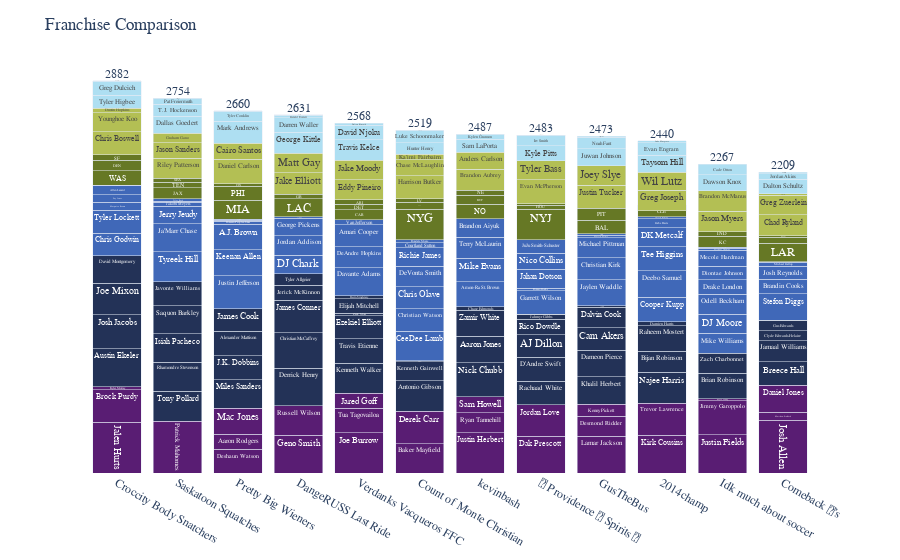

Notebook cell for this chart:
### Markdown cell above
# Roster Optimizer

### Code cell
#from ffpackage.analysis import starterSelector
# Choose a roster for each franchise based on their league's number of available slots
optimized = rosterOptimizer(full)
# Get relative points
optimized = getRelProjs(optimized)
# Sum points across the season
optimized = getSeasonTotals(optimized)
# Visualize
fig = compareFranchises(optimized, how='absolute')
fig.show()

### Figure 1 — Plotly figure (JSON) as saved in the notebook; plotly's stock layout.template omitted (floating-point values rounded to 4 significant figures; data arrays with more than 128 entries replaced by an {"elided": "..."} marker saying what was removed)
{"data": [{"alignmentgroup": "True", "customdata": [[193.4, "Josh Allen", "QB"], [185.9, "Patrick Mahomes", "QB"], [178.4, "Jalen Hurts", "QB"], [102.9, "Joe Burrow", "QB"], [83.7, "Kirk Cousins", "QB"], [104.9, "Justin Herbert", "QB"], [77.94, "Lamar Jackson", "QB"], [85.86, "Geno Smith", "QB"], [77.52, "Dak Prescott", "QB"], [89.02, "Justin Fields", "QB"], [47.67, "Tua Tagovailoa", "QB"], [25.79, "Jared Goff", "QB"], [58.7, "Jimmy Garoppolo", "QB"], [42.65, "Trevor Lawrence", "QB"], [22.93, "Ryan Tannehill", "QB"], [23.7, "Baker Mayfield", "QB"], [10.66, "Matthew Stafford", "QB"], [43.65, "Derek Carr", "QB"], [39.49, "Jordan Love", "QB"], [46.41, "Brock Purdy", "QB"], [28.59, "Deshaun Watson", "QB"], [43.16, "Daniel Jones", "QB"], [22.79, "Sam Howell", "QB"], [17.36, "Aaron Rodgers", "QB"], [21.0, "Mac Jones", "QB"], [22.28, "Russell Wilson", "QB"], [12.06, "Desmond Ridder", "QB"], [1.99, "Bryce Young", "QB"], [4.43, "Kenny Pickett", "QB"], [0, "Kyler Murray", "QB"]], "hovertemplate": "<b>%{hovertext}</b><br><br>Predicted Points=%{y}<br>Relative Value=%{customdata[0]}<extra></extra>", "hovertext": ["Josh Allen", "Patrick Mahomes", "Jalen Hurts", "Joe Burrow", "Kirk Cousins", "Justin Herbert", "Lamar Jackson", "Geno Smith", "Dak Prescott", "Justin Fields", "Tua Tagovailoa", "Jared Goff", "Jimmy Garoppolo", "Trevor Lawrence", "Ryan Tannehill", "Baker Mayfield", "Matthew Stafford", "Derek Carr", "Jordan Love", "Brock Purdy", "Deshaun Watson", "Daniel Jones", "Sam Howell", "Aaron Rodgers", "Mac Jones", "Russell Wilson", "Desmond Ridder", "Bryce Young", "Kenny Pickett", "Kyler Murray"], "legendgroup": "QB", "marker": {"color": "#591D73", "pattern": {"shape": ""}}, "name": "QB", "offsetgroup": "QB", "orientation": "v", "showlegend": true, "text": ["Josh Allen", "Patrick Mahomes", "Jalen Hurts", "Joe Burrow", "Kirk Cousins", "Justin Herbert", "Lamar Jackson", "Geno Smith", "Dak Prescott", "Justin Fields", "Tua Tagovailoa", "Jared Goff", "Jimmy Garoppolo", "Trevor Lawrence", "Ryan Tannehill", "Baker Mayfield", "Matthew Stafford", "Derek Carr", "Jordan Love", "Brock Purdy", "Deshaun Watson", "Daniel Jones", "Sam Howell", "Aaron Rodgers", "Mac Jones", "Russell Wilson", "Desmond Ridder", "Bryce Young", "Kenny Pickett", "Kyler Murray"], "textposition": "inside", "type": "bar", "x": ["Comeback 👑’s", "Saskatoon Squatches ", "Croccity Body Snatchers", "Verdanks Vacqueros FFC", "2014champ", "kevinbash", "GusTheBus", "DangeRUSS Last Ride", "📜 Providence 🪬 Spirits 🥂", "Idk much about soccer ", "Verdanks Vacqueros FFC", "Verdanks Vacqueros FFC", "Idk much about soccer ", "2014champ", "kevinbash", "Count of Monte Christian", "Comeback 👑’s", "Count of Monte Christian", "📜 Providence 🪬 Spirits 🥂", "Croccity Body Snatchers", "Pretty Big Wieners", "Comeback 👑’s", "kevinbash", "Pretty Big Wieners", "Pretty Big Wieners", "DangeRUSS Last Ride", "GusTheBus", "Idk much about soccer ", "GusTheBus", "Croccity Body Snatchers"], "xaxis": "x", "y": [385.7, 379.8, 372.3, 295.0, 276.0, 297.5, 270.2, 278.5, 269.6, 281.3, 181.3, 108.9, 251.0, 237.2, 144.6, 216.3, 59.29, 237.0, 231.2, 240.9, 173.3, 198.9, 117.4, 112.9, 189.6, 216.8, 146.2, 14.12, 86.87, 20.38], "yaxis": "y"}, {"alignmentgroup": "True", "customdata": {"elided": "53x3 mixed values"}, "hovertemplate": "<b>%{hovertext}</b><br><br>Predicted Points=%{y}<br>Relative Value=%{customdata[0]}<extra></extra>", "hovertext": ["Austin Ekeler", "Derrick Henry", "Christian McCaffrey", "Josh Jacobs", "Nick Chubb", "James Conner", "Joe Mixon", "Kenneth Walker", "Miles Sanders", "Najee Harris", "Antonio Gibson", "Tony Pollard", "Rhamondre Stevenson", "Isiah Pacheco", "Bijan Robinson", "Travis Etienne", "J.K. Dobbins", "Khalil Herbert", "Saquon Barkley", "David Montgomery", "Aaron Jones", "Dameon Pierce", "Brian Robinson", "Rachaad White", "Alexander Mattison", "Javonte Williams", "D'Andre Swift", "Raheem Mostert", "Cam Akers", "Zamir White", "AJ Dillon", "Breece Hall", "Jamaal Williams", "Ezekiel Elliott", "James Cook", "Jerick McKinnon", "Tyler Allgeier", "Rico Dowdle", "Dalvin Cook", "Zack Moss", "Kenneth Gainwell", "Jahmyr Gibbs", "Zach Charbonnet", "Elijah Mitchell", "Damien Harris", "Devin Singletary", "Chase Edmonds", "Clyde Edwards-Helaire", "Samaje Perine", "Gus Edwards", "Matt Breida", "Roschon Johnson", "Jaleel McLaughlin"], "legendgroup": "RB", "marker": {"color": "#233257", "pattern": {"shape": ""}}, "name": "RB", "offsetgroup": "RB", "orientation": "v", "showlegend": true, "text": ["Austin Ekeler", "Derrick Henry", "Christian McCaffrey", "Josh Jacobs", "Nick Chubb", "James Conner", "Joe Mixon", "Kenneth Walker", "Miles Sanders", "Najee Harris", "Antonio Gibson", "Tony Pollard", "Rhamondre Stevenson", "Isiah Pacheco", "Bijan Robinson", "Travis Etienne", "J.K. Dobbins", "Khalil Herbert", "Saquon Barkley", "David Montgomery", "Aaron Jones", "Dameon Pierce", "Brian Robinson", "Rachaad White", "Alexander Mattison", "Javonte Williams", "D'Andre Swift", "Raheem Mostert", "Cam Akers", "Zamir White", "AJ Dillon", "Breece Hall", "Jamaal Williams", "Ezekiel Elliott", "James Cook", "Jerick McKinnon", "Tyler Allgeier", "Rico Dowdle", "Dalvin Cook", "Zack Moss", "Kenneth Gainwell", "Jahmyr Gibbs", "Zach Charbonnet", "Elijah Mitchell", "Damien Harris", "Devin Singletary", "Chase Edmonds", "Clyde Edwards-Helaire", "Samaje Perine", "Gus Edwards", "Matt Breida", "Roschon Johnson", "Jaleel McLaughlin"], "textposition": "inside", "type": "bar", "x": ["Croccity Body Snatchers", "DangeRUSS Last Ride", "DangeRUSS Last Ride", "Croccity Body Snatchers", "kevinbash", "DangeRUSS Last Ride", "Croccity Body Snatchers", "Verdanks Vacqueros FFC", "Pretty Big Wieners", "2014champ", "Count of Monte Christian", "Saskatoon Squatches ", "Saskatoon Squatches ", "Saskatoon Squatches ", "2014champ", "Verdanks Vacqueros FFC", "Pretty Big Wieners", "GusTheBus", "Saskatoon Squatches ", "Croccity Body Snatchers", "kevinbash", "GusTheBus", "Idk much about soccer ", "📜 Providence 🪬 Spirits 🥂", "Pretty Big Wieners", "Saskatoon Squatches ", "📜 Providence 🪬 Spirits 🥂", "2014champ", "GusTheBus", "kevinbash", "📜 Providence 🪬 Spirits 🥂", "Comeback 👑’s", "Comeback 👑’s", "Verdanks Vacqueros FFC", "Pretty Big Wieners", "DangeRUSS Last Ride", "DangeRUSS Last Ride", "📜 Providence 🪬 Spirits 🥂", "GusTheBus", "Verdanks Vacqueros FFC", "Count of Monte Christian", "📜 Providence 🪬 Spirits 🥂", "Idk much about soccer ", "Verdanks Vacqueros FFC", "2014champ", "Verdanks Vacqueros FFC", "kevinbash", "Comeback 👑’s", "GusTheBus", "Comeback 👑’s", "Count of Monte Christian", "📜 Providence 🪬 Spirits 🥂", "Comeback 👑’s"], "xaxis": "x", "y": [280.5, 274.3, 262.2, 249.1, 250.1, 237.0, 231.8, 222.3, 208.6, 225.3, 223.6, 221.4, 213.3, 207.2, 155.0, 177.2, 177.1, 204.0, 205.3, 200.3, 194.2, 192.9, 185.4, 173.2, 180.9, 177.6, 176.6, 186.4, 168.2, 191.9, 166.1, 171.9, 156.1, 170.4, 163.2, 108.5, 84.6, 113.5, 149.9, 18.87, 140.3, 33.29, 147.9, 105.4, 32.93, 20.9, 26.39, 73.83, 11.21, 73.15, 7.205, 2.368, 1.51], "yaxis": "y"}, {"alignmentgroup": "True", "customdata": {"elided": "67x3 mixed values"}, "hovertemplate": "<b>%{hovertext}</b><br><br>Predicted Points=%{y}<br>Relative Value=%{customdata[0]}<extra></extra>", "hovertext": ["Justin Jefferson", "Tyreek Hill", "CeeDee Lamb", "Davante Adams", "Ja'Marr Chase", "Keenan Allen", "Stefon Diggs", "Cooper Kupp", "Deebo Samuel", "Jaylen Waddle", "A.J. Brown", "Christian Watson", "Amon-Ra St. Brown", "Mike Evans", "Garrett Wilson", "Chris Godwin", "Tyler Lockett", "Christian Kirk", "Tee Higgins", "Romeo Doubs", "Chris Olave", "DeAndre Hopkins", "Jahan Dotson", "Amari Cooper", "DK Metcalf", "DeVonta Smith", "Terry McLaurin", "Nico Collins", "Michael Pittman", "Mike Williams", "DJ Moore", "Gabe Davis", "DJ Chark", "Odell Beckham", "Jordan Addison", "Drake London", "Marquise Brown", "JuJu Smith-Schuster", "Brandon Aiyuk", "Diontae Johnson", "Jerry Jeudy", "Zay Jones", "George Pickens", "Mecole Hardman", "Richie James", "Calvin Ridley", "Allen Lazard", "Courtland Sutton", "Michael Thomas", "Van Jefferson", "Brandin Cooks", "Donovan Peoples-Jones", "Jakobi Meyers", "Darnell Mooney", "K.J. Osborn", "Rondale Moore", "Adam Thielen", "Josh Reynolds", "Tyler Boyd", "Marvin Mims", "Hunter Renfrow", "Michael Gallup", "Robert Woods", "Kadarius Toney", "Randall Cobb", "Chase Claypool", "Nelson Agholor"], "legendgroup": "WR", "marker": {"color": "#4068B8", "pattern": {"shape": ""}}, "name": "WR", "offsetgroup": "WR", "orientation": "v", "showlegend": true, "text": ["Justin Jefferson", "Tyreek Hill", "CeeDee Lamb", "Davante Adams", "Ja'Marr Chase", "Keenan Allen", "Stefon Diggs", "Cooper Kupp", "Deebo Samuel", "Jaylen Waddle", "A.J. Brown", "Christian Watson", "Amon-Ra St. Brown", "Mike Evans", "Garrett Wilson", "Chris Godwin", "Tyler Lockett", "Christian Kirk", "Tee Higgins", "Romeo Doubs", "Chris Olave", "DeAndre Hopkins", "Jahan Dotson", "Amari Cooper", "DK Metcalf", "DeVonta Smith", "Terry McLaurin", "Nico Collins", "Michael Pittman", "Mike Williams", "DJ Moore", "Gabe Davis", "DJ Chark", "Odell Beckham", "Jordan Addison", "Drake London", "Marquise Brown", "JuJu Smith-Schuster", "Brandon Aiyuk", "Diontae Johnson", "Jerry Jeudy", "Zay Jones", "George Pickens", "Mecole Hardman", "Richie James", "Calvin Ridley", "Allen Lazard", "Courtland Sutton", "Michael Thomas", "Van Jefferson", "Brandin Cooks", "Donovan Peoples-Jones", "Jakobi Meyers", "Darnell Mooney", "K.J. Osborn", "Rondale Moore", "Adam Thielen", "Josh Reynolds", "Tyler Boyd", "Marvin Mims", "Hunter Renfrow", "Michael Gallup", "Robert Woods", "Kadarius Toney", "Randall Cobb", "Chase Claypool", "Nelson Agholor"], "textposition": "inside", "type": "bar", "x": ["Pretty Big Wieners", "Saskatoon Squatches ", "Count of Monte Christian", "Verdanks Vacqueros FFC", "Saskatoon Squatches ", "Pretty Big Wieners", "Comeback 👑’s", "2014champ", "2014champ", "GusTheBus", "Pretty Big Wieners", "Count of Monte Christian", "kevinbash", "kevinbash", "📜 Providence 🪬 Spirits 🥂", "Croccity Body Snatchers", "Croccity Body Snatchers", "GusTheBus", "2014champ", "📜 Providence 🪬 Spirits 🥂", "Count of Monte Christian", "Verdanks Vacqueros FFC", "📜 Providence 🪬 Spirits 🥂", "Verdanks Vacqueros FFC", "2014champ", "Count of Monte Christian", "kevinbash", "📜 Providence 🪬 Spirits 🥂", "GusTheBus", "Idk much about soccer ", "Idk much about soccer ", "2014champ", "DangeRUSS Last Ride", "Idk much about soccer ", "DangeRUSS Last Ride", "Idk much about soccer ", "Croccity Body Snatchers", "📜 Providence 🪬 Spirits 🥂", "kevinbash", "Idk much about soccer ", "Saskatoon Squatches ", "Croccity Body Snatchers", "DangeRUSS Last Ride", "Idk much about soccer ", "Count of Monte Christian", "2014champ", "Croccity Body Snatchers", "Count of Monte Christian", "Idk much about soccer ", "Verdanks Vacqueros FFC", "Comeback 👑’s", "Pretty Big Wieners", "Saskatoon Squatches ", "Saskatoon Squatches ", "Croccity Body Snatchers", "Count of Monte Christian", "Idk much about soccer ", "Comeback 👑’s", "Saskatoon Squatches ", "GusTheBus", "GusTheBus", "Comeback 👑’s", "Pretty Big Wieners", "Pretty Big Wieners", "Comeback 👑’s", "DangeRUSS Last Ride", "kevinbash"], "xaxis": "x", "y": [242.6, 221.7, 215.8, 207.7, 204.4, 191.3, 196.2, 179.1, 193.8, 189.4, 188.2, 167.1, 184.4, 169.5, 174.1, 167.2, 167.9, 162.1, 176.0, 18.64, 159.9, 154.3, 137.1, 162.0, 141.1, 151.7, 154.7, 120.3, 147.7, 145.8, 140.2, 65.55, 136.3, 146.6, 144.6, 106.8, 57.23, 99.01, 135.3, 100.5, 128.2, 57.77, 130.1, 115.3, 136.2, 13.37, 63.05, 37.98, 15.05, 35.08, 107.1, 22.74, 29.66, 7.65, 7.025, 20.19, 6.835, 96.2, 18.18, 17.7, 10.88, 27.13, 5.15, 9.925, 3.176, 9.055, 3.27], "yaxis": "y"}, {"alignmentgroup": "True", "customdata": [[324.7, "NYJ", "DEF"], [324.7, "NYG", "DEF"], [140.5, "NO", "DEF"], [185.2, "MIA", "DEF"], [148.5, "WAS", "DEF"], [134.5, "PHI", "DEF"], [105.9, "DEN", "DEF"], [120.8, "CAR", "DEF"], [131.7, "KC", "DEF"], [148.5, "BAL", "DEF"], [131.3, "JAX", "DEF"], [130.6, "CLE", "DEF"], [81.09, "ATL", "DEF"], [137.1, "PIT", "DEF"], [227.6, "LAR", "DEF"], [229.1, "LAC", "DEF"], [49.99, "LV", "DEF"], [97.32, "BUF", "DEF"], [72.07, "DET", "DEF"], [72.18, "TB", "DEF"], [66.68, "NE", "DEF"], [55.95, "ARI", "DEF"], [39.48, "CIN", "DEF"], [67.56, "SF", "DEF"], [81.79, "TEN", "DEF"], [42.06, "SEA", "DEF"], [79.37, "GB", "DEF"], [40.6, "MIN", "DEF"], [76.92, "IND", "DEF"], [64.69, "HOU", "DEF"], [24.61, "DAL", "DEF"], [13.17, "CHI", "DEF"]], "hovertemplate": "<b>%{hovertext}</b><br><br>Predicted Points=%{y}<br>Relative Value=%{customdata[0]}<extra></extra>", "hovertext": ["NYJ", "NYG", "NO", "MIA", "WAS", "PHI", "DEN", "CAR", "KC", "BAL", "JAX", "CLE", "ATL", "PIT", "LAR", "LAC", "LV", "BUF", "DET", "TB", "NE", "ARI", "CIN", "SF", "TEN", "SEA", "GB", "MIN", "IND", "HOU", "DAL", "CHI"], "legendgroup": "DEF", "marker": {"color": "#667825", "pattern": {"shape": ""}}, "name": "DEF", "offsetgroup": "DEF", "orientation": "v", "showlegend": true, "text": ["NYJ", "NYG", "NO", "MIA", "WAS", "PHI", "DEN", "CAR", "KC", "BAL", "JAX", "CLE", "ATL", "PIT", "LAR", "LAC", "LV", "BUF", "DET", "TB", "NE", "ARI", "CIN", "SF", "TEN", "SEA", "GB", "MIN", "IND", "HOU", "DAL", "CHI"], "textposition": "inside", "type": "bar", "x": ["📜 Providence 🪬 Spirits 🥂", "Count of Monte Christian", "kevinbash", "Pretty Big Wieners", "Croccity Body Snatchers", "Pretty Big Wieners", "Croccity Body Snatchers", "Verdanks Vacqueros FFC", "Idk much about soccer ", "GusTheBus", "Saskatoon Squatches ", "2014champ", "Count of Monte Christian", "GusTheBus", "Comeback 👑’s", "DangeRUSS Last Ride", "Count of Monte Christian", "kevinbash", "Verdanks Vacqueros FFC", "Comeback 👑’s", "kevinbash", "Verdanks Vacqueros FFC", "Pretty Big Wieners", "Croccity Body Snatchers", "Saskatoon Squatches ", "Saskatoon Squatches ", "DangeRUSS Last Ride", "Comeback 👑’s", "Idk much about soccer ", "📜 Providence 🪬 Spirits 🥂", "📜 Providence 🪬 Spirits 🥂", "2014champ"], "xaxis": "x", "y": [223.2, 223.2, 106.4, 138.3, 106.3, 101.6, 74.11, 74.37, 83.67, 97.85, 81.13, 83.65, 51.63, 89.33, 136.0, 134.2, 28.13, 65.98, 39.47, 45.66, 37.0, 32.32, 20.01, 40.11, 41.76, 29.66, 31.6, 12.49, 33.12, 29.43, 9.077, -37.5], "yaxis": "y"}, {"alignmentgroup": "True", "customdata": [[62.42, "Daniel Carlson", "PK"], [58.76, "Evan McPherson", "PK"], [53.52, "Justin Tucker", "PK"], [53.76, "Chris Boswell", "PK"], [47.02, "Harrison Butker", "PK"], [42.91, "Riley Patterson", "PK"], [38.6, "Younghoe Koo", "PK"], [36.02, "Chad Ryland", "PK"], [38.52, "Jake Elliott", "PK"], [37.31, "Brandon Aubrey", "PK"], [33.71, "Jason Myers", "PK"], [34.17, "Greg Joseph", "PK"], [31.21, "Brandon McManus", "PK"], [24.03, "Jason Sanders", "PK"], [32.01, "Eddy Pineiro", "PK"], [26.91, "Greg Zuerlein", "PK"], [27.12, "Matt Gay", "PK"], [23.87, "Tyler Bass", "PK"], [24.73, "Chase McLaughlin", "PK"], [27.01, "Joey Slye", "PK"], [14.23, "Graham Gano", "PK"], [23.71, "Jake Moody", "PK"], [12.61, "Wil Lutz", "PK"], [5.92, "Ka'imi Fairbairn", "PK"], [1.09, "Nick Folk", "PK"], [7.66, "Anders Carlson", "PK"], [2.66, "Dustin Hopkins", "PK"], [2.81, "Cairo Santos", "PK"]], "hovertemplate": "<b>%{hovertext}</b><br><br>Predicted Points=%{y}<br>Relative Value=%{customdata[0]}<extra></extra>", "hovertext": ["Daniel Carlson", "Evan McPherson", "Justin Tucker", "Chris Boswell", "Harrison Butker", "Riley Patterson", "Younghoe Koo", "Chad Ryland", "Jake Elliott", "Brandon Aubrey", "Jason Myers", "Greg Joseph", "Brandon McManus", "Jason Sanders", "Eddy Pineiro", "Greg Zuerlein", "Matt Gay", "Tyler Bass", "Chase McLaughlin", "Joey Slye", "Graham Gano", "Jake Moody", "Wil Lutz", "Ka'imi Fairbairn", "Nick Folk", "Anders Carlson", "Dustin Hopkins", "Cairo Santos"], "legendgroup": "PK", "marker": {"color": "#B3BF54", "pattern": {"shape": ""}}, "name": "PK", "offsetgroup": "PK", "orientation": "v", "showlegend": true, "text": ["Daniel Carlson", "Evan McPherson", "Justin Tucker", "Chris Boswell", "Harrison Butker", "Riley Patterson", "Younghoe Koo", "Chad Ryland", "Jake Elliott", "Brandon Aubrey", "Jason Myers", "Greg Joseph", "Brandon McManus", "Jason Sanders", "Eddy Pineiro", "Greg Zuerlein", "Matt Gay", "Tyler Bass", "Chase McLaughlin", "Joey Slye", "Graham Gano", "Jake Moody", "Wil Lutz", "Ka'imi Fairbairn", "Nick Folk", "Anders Carlson", "Dustin Hopkins", "Cairo Santos"], "textposition": "inside", "type": "bar", "x": ["Pretty Big Wieners", "📜 Providence 🪬 Spirits 🥂", "GusTheBus", "Croccity Body Snatchers", "Count of Monte Christian", "Saskatoon Squatches ", "Croccity Body Snatchers", "Comeback 👑’s", "DangeRUSS Last Ride", "kevinbash", "Idk much about soccer ", "2014champ", "Idk much about soccer ", "Saskatoon Squatches ", "Verdanks Vacqueros FFC", "Comeback 👑’s", "DangeRUSS Last Ride", "📜 Providence 🪬 Spirits 🥂", "Count of Monte Christian", "GusTheBus", "Saskatoon Squatches ", "Verdanks Vacqueros FFC", "2014champ", "Count of Monte Christian", "Comeback 👑’s", "kevinbash", "Croccity Body Snatchers", "Pretty Big Wieners"], "xaxis": "x", "y": [179.1, 175.8, 170.2, 170.5, 165.7, 145.3, 141.6, 153.2, 157.2, 154.3, 150.9, 150.9, 148.8, 113.1, 149.0, 143.9, 144.3, 140.6, 119.5, 143.7, 71.8, 141.3, 130.2, 41.65, 8.4, 124.5, 32, 119.5], "yaxis": "y"}, {"alignmentgroup": "True", "customdata": [[122.1, "Travis Kelce", "TE"], [128.8, "Mark Andrews", "TE"], [122.9, "George Kittle", "TE"], [91.25, "Juwan Johnson", "TE"], [85.48, "Dawson Knox", "TE"], [93.18, "Dallas Goedert", "TE"], [94.03, "Taysom Hill", "TE"], [63.27, "T.J. Hockenson", "TE"], [77.22, "Dalton Schultz", "TE"], [79.78, "Kyle Pitts", "TE"], [62.6, "Evan Engram", "TE"], [75.34, "David Njoku", "TE"], [75.62, "Darren Waller", "TE"], [28.12, "Pat Freiermuth", "TE"], [63.1, "Sam LaPorta", "TE"], [64.78, "Tyler Higbee", "TE"], [69.72, "Greg Dulcich", "TE"], [12.52, "Gerald Everett", "TE"], [4.6, "Cole Kmet", "TE"], [52.52, "Noah Fant", "TE"], [52.93, "Hunter Henry", "TE"], [55.67, "Luke Schoonmaker", "TE"], [42.52, "Tyler Conklin", "TE"], [8.3, "Luke Musgrave", "TE"], [45.38, "Cade Otton", "TE"], [43, "Irv Smith", "TE"], [2.755, "Jake Ferguson", "TE"], [8.365, "Dalton Kincaid", "TE"], [4.635, "Logan Thomas", "TE"], [12.75, "Jordan Akins", "TE"], [3.125, "Robert Tonyan", "TE"], [0.925, "Mike Gesicki", "TE"], [1.029, "Noah Gray", "TE"], [0.325, "Kylen Granson", "TE"], [0.19, "Brevin Jordan", "TE"], [0.57, "Trey McBride", "TE"], [0, "Adam Trautman", "TE"]], "hovertemplate": "<b>%{hovertext}</b><br><br>Predicted Points=%{y}<br>Relative Value=%{customdata[0]}<extra></extra>", "hovertext": ["Travis Kelce", "Mark Andrews", "George Kittle", "Juwan Johnson", "Dawson Knox", "Dallas Goedert", "Taysom Hill", "T.J. Hockenson", "Dalton Schultz", "Kyle Pitts", "Evan Engram", "David Njoku", "Darren Waller", "Pat Freiermuth", "Sam LaPorta", "Tyler Higbee", "Greg Dulcich", "Gerald Everett", "Cole Kmet", "Noah Fant", "Hunter Henry", "Luke Schoonmaker", "Tyler Conklin", "Luke Musgrave", "Cade Otton", "Irv Smith", "Jake Ferguson", "Dalton Kincaid", "Logan Thomas", "Jordan Akins", "Robert Tonyan", "Mike Gesicki", "Noah Gray", "Kylen Granson", "Brevin Jordan", "Trey McBride", "Adam Trautman"], "legendgroup": "TE", "marker": {"color": "#AEDFF2", "pattern": {"shape": ""}}, "name": "TE", "offsetgroup": "TE", "orientation": "v", "showlegend": true, "text": ["Travis Kelce", "Mark Andrews", "George Kittle", "Juwan Johnson", "Dawson Knox", "Dallas Goedert", "Taysom Hill", "T.J. Hockenson", "Dalton Schultz", "Kyle Pitts", "Evan Engram", "David Njoku", "Darren Waller", "Pat Freiermuth", "Sam LaPorta", "Tyler Higbee", "Greg Dulcich", "Gerald Everett", "Cole Kmet", "Noah Fant", "Hunter Henry", "Luke Schoonmaker", "Tyler Conklin", "Luke Musgrave", "Cade Otton", "Irv Smith", "Jake Ferguson", "Dalton Kincaid", "Logan Thomas", "Jordan Akins", "Robert Tonyan", "Mike Gesicki", "Noah Gray", "Kylen Granson", "Brevin Jordan", "Trey McBride", "Adam Trautman"], "textposition": "inside", "type": "bar", "x": ["Verdanks Vacqueros FFC", "Pretty Big Wieners", "DangeRUSS Last Ride", "GusTheBus", "Idk much about soccer ", "Saskatoon Squatches ", "2014champ", "Saskatoon Squatches ", "Comeback 👑’s", "📜 Providence 🪬 Spirits 🥂", "2014champ", "Verdanks Vacqueros FFC", "DangeRUSS Last Ride", "Saskatoon Squatches ", "kevinbash", "Croccity Body Snatchers", "Croccity Body Snatchers", "DangeRUSS Last Ride", "Saskatoon Squatches ", "GusTheBus", "Count of Monte Christian", "Count of Monte Christian", "Pretty Big Wieners", "2014champ", "Idk much about soccer ", "📜 Providence 🪬 Spirits 🥂", "DangeRUSS Last Ride", "Verdanks Vacqueros FFC", "GusTheBus", "Comeback 👑’s", "Comeback 👑’s", "Croccity Body Snatchers", "Count of Monte Christian", "kevinbash", "Pretty Big Wieners", "📜 Providence 🪬 Spirits 🥂", "kevinbash"], "xaxis": "x", "y": [151.1, 160.0, 154.1, 122.8, 116.6, 124.5, 125.6, 86.97, 108.5, 111.4, 91.8, 106.8, 104.7, 39.52, 94.22, 96.05, 100.8, 18.67, 6.5, 83.97, 84.5, 86.92, 73.77, 13.88, 76.83, 74.25, 4.805, 14.29, 7.96, 40.25, 10.73, 4.875, 4.554, 31.9, 2.24, 4.095, 3.325], "yaxis": "y"}, {"mode": "text", "showlegend": false, "text": [2440, 2209, 2519, 2882, 2631, 2473, 2267, 2660, 2754, 2568, 2487, 2483], "textfont": {"size": 12}, "textposition": "top center", "type": "scatter", "x": ["2014champ", "Comeback 👑’s", "Count of Monte Christian", "Croccity Body Snatchers", "DangeRUSS Last Ride", "GusTheBus", "Idk much about soccer ", "Pretty Big Wieners", "Saskatoon Squatches ", "Verdanks Vacqueros FFC", "kevinbash", "📜 Providence 🪬 Spirits 🥂"], "y": [2440, 2209, 2519, 2882, 2631, 2473, 2267, 2660, 2754, 2568, 2487, 2483]}], "layout": {"barmode": "stack", "font": {"family": "Input Serif"}, "legend": {"title": {"text": "position"}, "tracegroupgap": 0}, "margin": {"t": 60}, "plot_bgcolor": "rgba(0,0,0,0)", "showlegend": false, "title": {"text": "Franchise Comparison"}, "xaxis": {"anchor": "y", "categoryorder": "total descending", "domain": [0, 1], "title": {}}, "yaxis": {"anchor": "x", "domain": [0, 1], "title": {"text": "Predicted Points"}, "visible": false}}}
